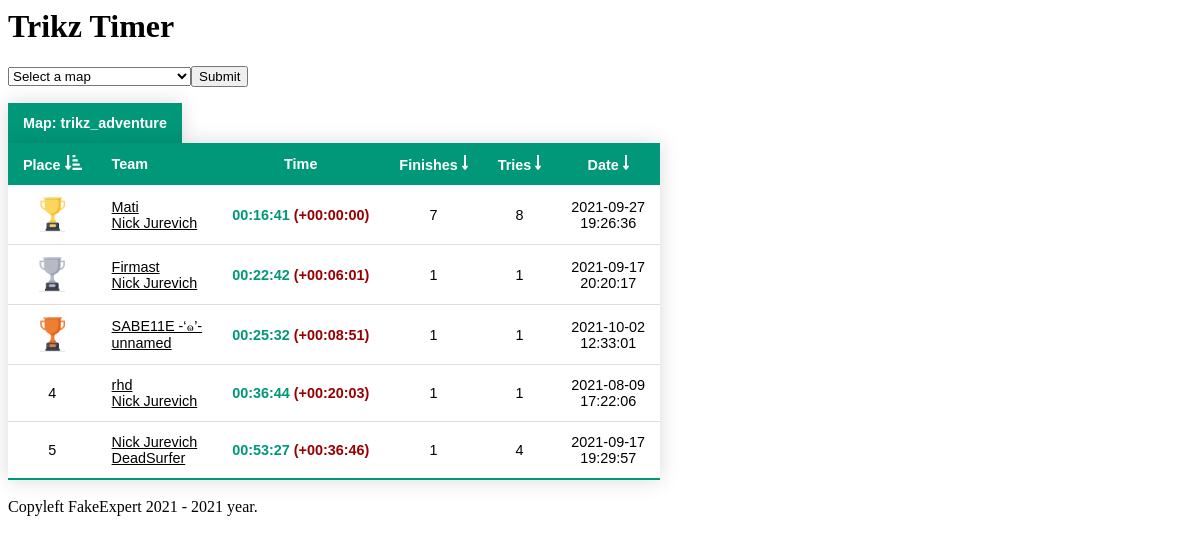
The app's page /web/index5.php with its own data.
### tables this page shows
CREATE TABLE `records` (
  `id` int(11) NOT NULL AUTO_INCREMENT,
  `playerid` int(11) DEFAULT NULL,
  `partnerid` int(11) DEFAULT NULL,
  `time` float DEFAULT NULL,
  `finishes` int(11) DEFAULT NULL,
  `tries` int(11) DEFAULT NULL,
  `cp1` float DEFAULT NULL,
  `cp2` float DEFAULT NULL,
  `cp3` float DEFAULT NULL,
  `cp4` float DEFAULT NULL,
  `cp5` float DEFAULT NULL,
  `cp6` float DEFAULT NULL,
  `cp7` float DEFAULT NULL,
  `cp8` float DEFAULT NULL,
  `cp9` float DEFAULT NULL,
  `cp10` float DEFAULT NULL,
  `points` int(11) DEFAULT NULL,
  `map` varchar(192) DEFAULT NULL,
  `date` int(11) DEFAULT NULL,
  PRIMARY KEY (`id`)
);

CREATE TABLE `users` (
  `id` int(11) NOT NULL AUTO_INCREMENT,
  `username` varchar(64) DEFAULT NULL,
  `steamid` int(11) DEFAULT NULL,
  `geoipcode2` varchar(64) DEFAULT NULL,
  `firstjoin` int(11) DEFAULT NULL,
  `lastjoin` int(11) DEFAULT NULL,
  `points` int(11) DEFAULT NULL,
  PRIMARY KEY (`id`)
);

### web/index5.php (the view, shortened to what this page needs)
<html>
<body style="background-color:#ffffff">
	<h1>Trikz Timer</h1>
	<?php
		$db = mysqli_connect('78.84.184.120','fakeexpert','','fakeexpert') or die ('Error connecting to MySQL server.');
		echo "<form method=post><select id=submit name=submit><option>Select a map</option>";
		echo "</select><input type = submit value = Submit></form>";
		echo "<table class=styled-table><thead><tr><th>Map: $_SESSION[map]</th></tr></thead></table>";
	?>
	<table class="styled-table">
		<thead>
			<tr>
				<?php
					$page = basename($_SERVER['PHP_SELF']);
					if(isset($_GET['l']))
					{
						if($_GET['l'] == 1)
							echo "<th><center>Place <a href=$page?start=$_GET[start]&l=0><img src=/sort/sort-amount-down-solid_icon.png></a></center></th>";
						else if($_GET['l'] == 0)
							echo "<th><center>Place <a href=$page?start=0&l=1><img src=/sort/sort-amount-down-alt-solid_icon.png></a></center></th>";
						else
							echo "<th><center>Place <a href=$page?start=0&l=1><img src=/sort/sort-amount-down_icon.png></a></center></th>";
					}
					else
						echo "<th><center>Place <a href=$page?start=0&l=1><img src=/sort/sort-amount-down-alt-solid_icon.png></a></center></th>";
					echo "<th>Team</th>";
					echo "<th><center>Time</center></th>";
					if(isset($_GET['l']))
					{
						if($_GET['l'] == 3)
							echo "<th><center>Finishes <a href=$page?start=$_GET[start]&l=2><img src=/sort/sort-amount-down-solid_icon.png></a></center></th>";
						else if($_GET['l'] == 2)
							echo "<th><center>Finishes <a href=$page?start=$_GET[start]&l=3><img src=/sort/sort-amount-down-alt-solid_icon.png></a></center></th>";
						else
							echo "<th><center>Finishes <a href=$page?start=0&l=3><img src=/sort/sort-amount-down_icon.png></a></center></th>";
						if($_GET['l'] == 5)
							echo "<th><center>Tries <a href=$page?start=$_GET[start]&l=4><img src=/sort/sort-amount-down-solid_icon.png></a></center></th>";
						else if($_GET['l'] == 4)
							echo "<th><center>Tries <a href=$page?start=$_GET[start]&l=5><img src=/sort/sort-amount-down-alt-solid_icon.png></a></center></th>";
						else
							echo "<th><center>Tries <a href=$page?start=0&l=5><img src=/sort/sort-amount-down_icon.png></a></center></th>";
						if($_GET['l'] == 7)
							echo "<th><center>Date <a href=$page?start=$_GET[start]&l=6><img src=/sort/sort-amount-down-solid_icon.png></a></center></th>";
						else if($_GET['l'] == 6)
							echo "<th><center>Date <a href=$page?start=0&l=7><img src=/sort/sort-amount-down-alt-solid_icon.png></a></center></th>";
						else
							echo "<th><center>Date <a href=$page?start=0&l=7><img src=/sort/sort-amount-down_icon.png></a></center></th>";
					}
					else
					{
						echo "<th><center>Finishes <a href=$page?start=0&l=3><img src=/sort/sort-amount-down_icon.png></a></center></th>";
						echo "<th><center>Tries <a href=$page?start=0&l=5><img src=/sort/sort-amount-down_icon.png></a></center></th>";
						echo "<th><center>Date <a href=$page?start=0&l=7><img src=/sort/sort-amount-down_icon.png></a></center></th>";
					}
				?>
			</tr>
		</thead>
		<tbody>
		<?php
			if(isset($_GET['start']))
				$start = (int) $_GET['start'];
			else
				$start = 0;
			$limit = 10;
			if(isset($_GET['l']))
				$l = (int) $_GET['l'];
			else
				$l = 0;
			$query0 = "SELECT COUNT(*) FROM records WHERE map = '$_SESSION[map]'";
			$getSR = "SELECT time FROM records WHERE map = '$_SESSION[map]' ORDER BY time LIMIT 1";
			$queryRank = "SELECT @rownum := @rownum + 1 as rank, p.id FROM (SELECT @rownum := 0) v, (SELECT * FROM records WHERE map = '$_SESSION[map]' GROUP BY id ORDER BY time) p";
			if($l == 1)
				$query = "SELECT * FROM records WHERE map = '$_SESSION[map]' ORDER BY time DESC LIMIT $start, $limit";
			else if(!$l)
				$query = "SELECT * FROM records WHERE map = '$_SESSION[map]' ORDER BY time LIMIT $start, $limit";
			mysqli_query($db, $queryRank) or die('Error querying database. [1rank]');
			mysqli_query($db, $query) or die('Error querying database. [1]');
			mysqli_query($db, $getSR) or die('Error querying database. [getSR]');
			mysqli_query($db, $query0) or die('Error querying database. [2]');
			$result = mysqli_query($db, $query);
			$resultGetSR = mysqli_query($db, $getSR);
			$rowGetSR = mysqli_fetch_array($resultGetSR);
			$serverRecord = 0;
			while($row = mysqli_fetch_assoc($result))
			{
				$resultRank = mysqli_query($db, $queryRank);
				while($rank = mysqli_fetch_assoc($resultRank))
					if($rank['id'] == $row['id'])
						break;
				$query2 = "SELECT username FROM users WHERE steamid = $row[playerid]";
				mysqli_query($db, $query2) or die('Error querying in table. [3]');
				$result2 = mysqli_query($db, $query2);
				$row2 = mysqli_fetch_array($result2);
				$query3 = "SELECT username FROM users WHERE steamid = $row[partnerid]";
				mysqli_query($db, $query3) or die('Error querying in table. [4]');
				$result3 = mysqli_query($db, $query3);
				$row3 = mysqli_fetch_array($result3);
				$hours = floor($row['time'] / 3600);
				$mins = floor($row['time'] / 60 % 60);
				$secs = floor($row['time'] % 60);
				$time = sprintf("%02d:%02d:%02d", $hours, $mins, $secs);
				if(!$serverRecord)
					$serverRecord = $rowGetSR['time'];
				$timeDiff = $row['time'] - $serverRecord;
				$timeDiffHours = floor($timeDiff / 3600);
				$timeDiffMins = floor($timeDiff / 60 % 60);
				$timeDiffSecs = floor($timeDiff % 60);
				$timeDiffFormated = sprintf("%02d:%02d:%02d", $timeDiffHours, $timeDiffMins, $timeDiffSecs);
				$formatedDateYmd = date("Y-m-d", $row["date"]);
				$formatedDateHis = date("H:i:s", $row['date']);
				$stamid64beforefirstuser = 76561197960265728;
				$player1steamid64 = $stamid64beforefirstuser + $row['playerid'];
				$player2steamid64 = $stamid64beforefirstuser + $row['partnerid'];
				if($rank['rank'] == 1)
					echo "<tr><td><center><img src=/topplace/gold_icon.png></center></td><td><a href=https://steamcommunity.com/profiles/$player1steamid64 target=_blank rel='noopener noreferrer' style=color:#000000>$row2[username]</a><br><a href=https://steamcommunity.com/profiles/$player2steamid64 target=_blank rel='noopener noreferrer' style=color:#000000>$row3[username]</a></td><td class=active-row><center>$time <font color=#980000>(+$timeDiffFormated)</font></center></td><td><center>$row[finishes]</center></td><td><center>$row[tries]</center></td><td><center>$formatedDateYmd<br>$formatedDateHis</center></td></tr>";
				else if($rank['rank'] == 2)
					echo "<tr><td><center><img src=/topplace/silver_icon.png></center></td><td><a href=https://steamcommunity.com/profiles/$player1steamid64 target=_blank rel='noopener noreferrer' style=color:#000000>$row2[username]</a><br><a href=https://steamcommunity.com/profiles/$player2steamid64 target=_blank rel='noopener noreferrer' style=color:#000000>$row3[username]</a></td><td class=active-row><center>$time <font color=#980000>(+$timeDiffFormated)</font></center></td><td><center>$row[finishes]</center></td><td><center>$row[tries]</center></td><td><center>$formatedDateYmd<br>$formatedDateHis</center></td></tr>";
				else if($rank['rank'] == 3)
					echo "<tr><td><center><img src=/topplace/bronze_icon.png></center></td><td><a href=https://steamcommunity.com/profiles/$player1steamid64 target=_blank rel='noopener noreferrer' style=color:#000000>$row2[username]</a><br><a href=https://steamcommunity.com/profiles/$player2steamid64 target=_blank rel='noopener noreferrer' style=color:#000000>$row3[username]</a></td><td class=active-row><center>$time <font color=#980000>(+$timeDiffFormated)</font></center></td><td><center>$row[finishes]</center></td><td><center>$row[tries]</center></td><td><center>$formatedDateYmd<br>$formatedDateHis</center></td></tr>";
				else
					echo "<tr><td><center>$rank[rank]</center></td><td><a href=https://steamcommunity.com/profiles/$player1steamid64 target=_blank rel='noopener noreferrer' style=color:#000000>$row2[username]</a><br><a href=https://steamcommunity.com/profiles/$player2steamid64 target=_blank rel='noopener noreferrer' style=color:#000000>$row3[username]</a></td><td class=active-row><center>$time <font color=#980000>(+$timeDiffFormated)</font></center></td><td><center>$row[finishes]</center></td><td><center>$row[tries]</center></td><td><center>$formatedDateYmd<br>$formatedDateHis</center></td></tr>";
			}
		?>
	</tbody>
	</table>
	<?php
		$year = date("Y");
		echo "<br>Copyleft FakeExpert 2021 - $year year.";
	?>
</body>
</html>

### web/index5.php (style rules this page uses)
.styled-table { border-collapse: collapse; font-size: 0.9em; font-family: sans-serif; min-width: 64px; box-shadow: 0 0 20px rgba(0, 0, 0, 0.15); }
.styled-table thead tr { background-color: #009879; color: #ffffff; text-align: left; }
.styled-table th, .styled-table td { text-align: left; padding: 12px 15px; }
.styled-table tbody tr { background-color: #ffffff; border-bottom: 1px solid #dddddd; }
.styled-table tbody tr:last-of-type { border-bottom: 2px solid #009879; }
.styled-table tbody td.active-row { font-weight: bold; color: #009879; }

### records on screen
records: users.username "Mati", users.username "Nick Jurevich", time "00:16:41", time "00:00:00", finishes "7", tries "8", date "2021-09-27", date "19:26:36"
records: users.username "Firmast", users.username "Nick Jurevich", time "00:22:42", timeDiffFormated "00:06:01", finishes "1", tries "1", date "2021-09-17", date "20:20:17"
records: users.username "SABE11E -‘๑’-", users.username "unnamed", time "00:25:32", timeDiffFormated "00:08:51", finishes "1", tries "1", date "2021-10-02", date "12:33:01"
records: rank "4", users.username "rhd", users.username "Nick Jurevich", time "00:36:44", timeDiffFormated "00:20:03", finishes "1", tries "1", date "2021-08-09", date "17:22:06"
records: rank "5", users.username "Nick Jurevich", users.username "DeadSurfer", time "00:53:27", timeDiffFormated "00:36:46", finishes "1", tries "4", date "2021-09-17", date "19:29:57"

### other values on screen
$_SESSION[map] "trikz_adventure"
